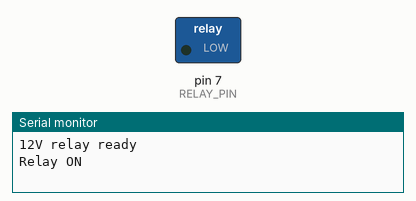
Bench run of a sketch on a simulated Arduino Uno, built with avr-gcc and run on an emulated ATmega328P. Shown: switched loads named in the sketch (green lamp = pin HIGH), the last lines printed to the serial monitor.

Above: at 1.0 s.
At 3.0 s:
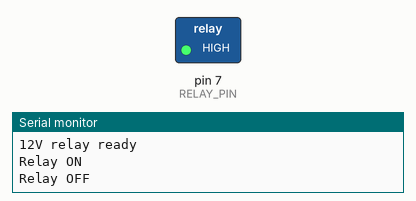
Timing chart, 0 to 5.2 s (numbered marks = the images above):
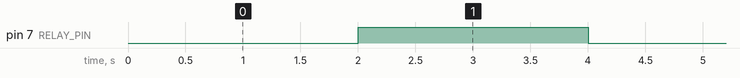

Measured:
- by itself, pin 7 (RELAY_PIN): alternates HIGH for 2.0 s and LOW for 2.0 s

The sketch:

example.ino
```cpp
// Arduino sketch that toggles the relay on digital pin 7 (active LOW) every 2 seconds and prints status to Serial.
//
// Buy this module: https://shillehtek.com/products/1-channel-12v-relay-module
// Full manual: https://shillehtek.com/blogs/shillehtek-product-manuals/1-channel-12v-relay-module-manual
// More examples: https://github.com/shillehbean/shillehtek-examples
//

// 1-Channel 12V Relay Module - Arduino Example
// IN pin: Digital 7 (active LOW - LOW closes the relay)
// VCC powered from external 12V supply, GND shared with Arduino

const int RELAY_PIN = 7;

void setup() {
  // Set HIGH first so the relay does not click ON at boot
  digitalWrite(RELAY_PIN, HIGH);
  pinMode(RELAY_PIN, OUTPUT);
  Serial.begin(9600);
  Serial.println("12V relay ready");
}

void loop() {
  Serial.println("Relay ON");
  digitalWrite(RELAY_PIN, LOW);   // active LOW
  delay(2000);

  Serial.println("Relay OFF");
  digitalWrite(RELAY_PIN, HIGH);
  delay(2000);
}
```
